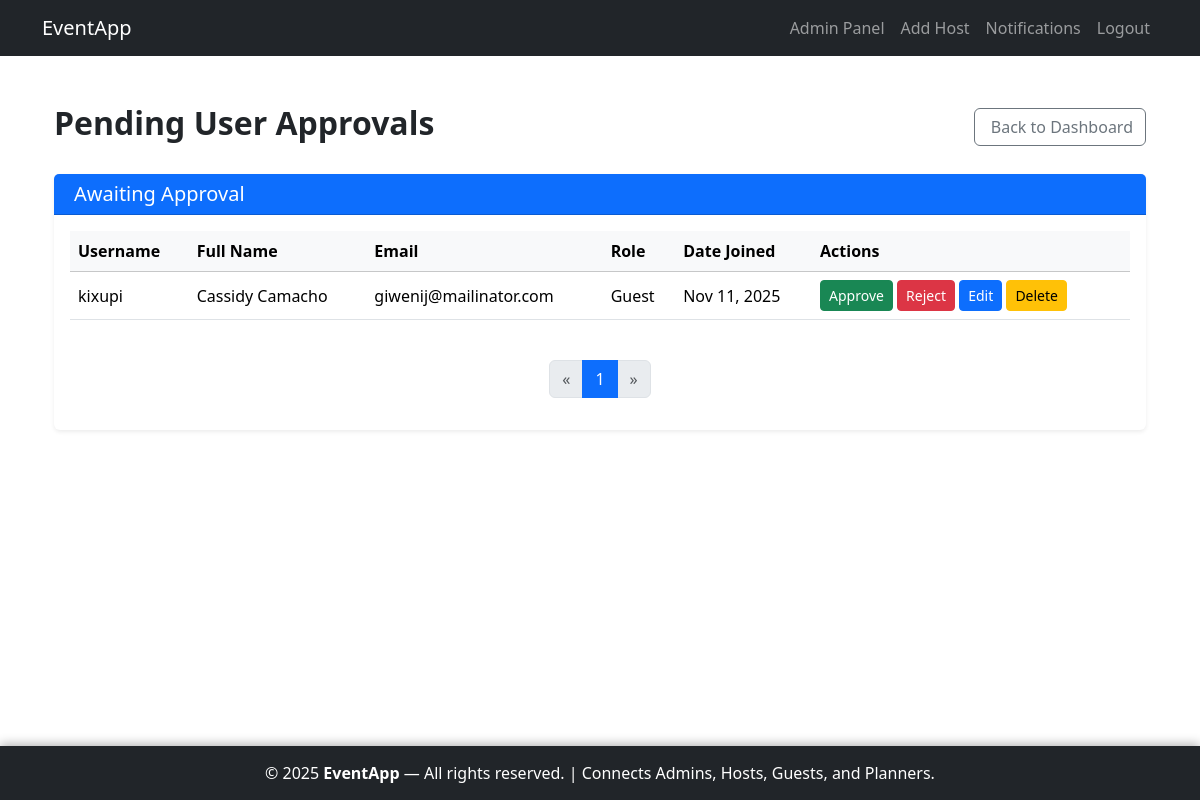
Page /adminpanel/pending-approvals/ (signed in) on the committed database.
### accounts/models.py (models this page shows, shortened)
class CustomUser(AbstractUser):
    ROLE_CHOICES = [
        ('planner', 'Planner'),
        ('guest', 'Guest'),
        ('host', 'Host'),
    ]
    role = models.CharField(
        max_length=10, choices=ROLE_CHOICES, blank=True, null=True,
        help_text="User role (None for superusers/admins)"
    )
    full_name = models.CharField(max_length=255, blank=True)
    email = models.EmailField(unique=True, blank=False)  # Enforced required in forms
    mobile_number = models.CharField(max_length=10, blank=True)
    address = models.TextField(blank=True)
    profile_picture = models.ImageField(upload_to='profiles/', blank=True, null=True)
    is_approved = models.BooleanField(default=False, help_text="For planners/guests only")

### adminpanel/views.py (the view)
# urls.py: path('pending-approvals/', views.PendingApprovalsView.as_view(), name='pending_approvals'),
class PendingApprovalsView(LoginRequiredMixin, AdminRequiredMixin, View):
    template_name = 'adminpanel/pending_approvals.html'
    def get(self, request, *args, **kwargs):
        queryset = CustomUser.objects.filter(
            role__in=['guest', 'planner'],
            is_approved=False,
            is_active=False
        ).order_by('-date_joined')
        page_obj, users = paginate_queryset(request, queryset)
        return render(request, self.template_name, {
            'users': users,
            'page_obj': page_obj,  # required by partial
        })

### adminpanel/views.py (called while the page is built)
    def test_func(self):
        return self.request.user.is_superuser

### utils/pagination.py (called while the page is built)
def paginate_queryset(request, queryset):
    paginator = Paginator(queryset, DEFAULT_PER_PAGE)
    page_number = request.GET.get('page')
    try:
        page_obj = paginator.page(page_number)
    except PageNotAnInteger:
        page_obj = paginator.page(1)
    except EmptyPage:
        page_obj = paginator.page(paginator.num_pages)
    return page_obj, page_obj.object_list

### adminpanel/templates/adminpanel/pending_approvals.html (shortened to what this page needs)
{% extends 'accounts/base.html' %}
{% block content %}
<div class="container py-4">
    <div class="d-flex justify-content-between align-items-center mb-4">
        <h2 class="fw-bold">Pending User Approvals</h2>
        <a href="{% url 'adminpanel:dashboard' %}" class="btn btn-outline-secondary">
             Back to Dashboard
        </a>
    </div>
    <div class="card shadow-sm border-0">
        <div class="card-header bg-primary text-white">
            <h5 class="mb-0"> Awaiting Approval</h5>
        </div>
        <div class="card-body">
            <div class="table-responsive">
                <table class="table table-hover align-middle">
                    <thead class="table-light">
                        <tr>
                            <th>Username</th>
                            <th>Full Name</th>
                            <th>Email</th>
                            <th>Role</th>
                            <th>Date Joined</th>
                            <th>Actions</th>
                        </tr>
                    </thead>
                    <tbody>
                        {% for user in users %}
                        <tr>
                            <td>{{ user.username }}</td>
                            <td>{{ user.full_name }}</td>
                            <td>{{ user.email }}</td>
                            <td>{{ user.role|title }}</td>
                            <td>{{ user.date_joined|date:"M d, Y" }}</td>
                            <td class="text-nowrap">
                                <a href="{% url 'adminpanel:approve_user' user.pk %}"
                                   class="btn btn-success btn-sm"
                                   onclick="return confirm('Are you sure you want to APPROVE {{ user.username }}?');">
                                     Approve
                                </a>
                                <a href="{% url 'adminpanel:reject_user' user.pk %}"
                                   class="btn btn-danger btn-sm"
                                   onclick="return confirm('Are you sure you want to REJECT {{ user.username }}?');">
                                     Reject
                                </a>
                                <a href="{% url 'adminpanel:user_edit' user.pk %}"
                                   class="btn btn-primary btn-sm">
                                     Edit
                                </a>
                                <a href="{% url 'adminpanel:user_delete' user.pk %}"
                                   class="btn btn-warning btn-sm"
                                   onclick="return confirm('⚠️ This will permanently DELETE {{ user.username }}. Are you sure?');">
                                     Delete
                                </a>
                            </td>
                        </tr>
                        {% empty %}
                        <tr>
                            <td colspan="6" class="text-center text-muted py-3">
                                No pending approvals.
                            </td>
                        </tr>
                        {% endfor %}
                    </tbody>
                </table>
            </div>
            {% include 'partials/pagination.html' %}
        </div>
    </div>
</div>
{% endblock %}

### accounts/templates/accounts/base.html (style rules this page uses)
html, body { height: 100%; margin: 0; }
body { display: flex; flex-direction: column; min-height: 100vh; }

### rows in the picture
CustomUser: username "kixupi", full_name "Cassidy Camacho", email "giwenij@mailinator.com", role "Guest", date_joined "Nov 11, 2025"

### other values in the picture
{{ num }} "1"
